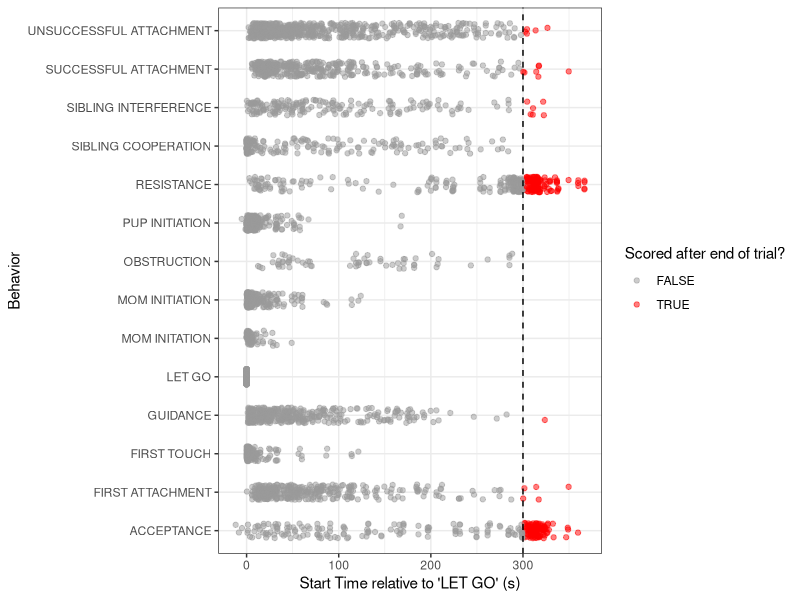
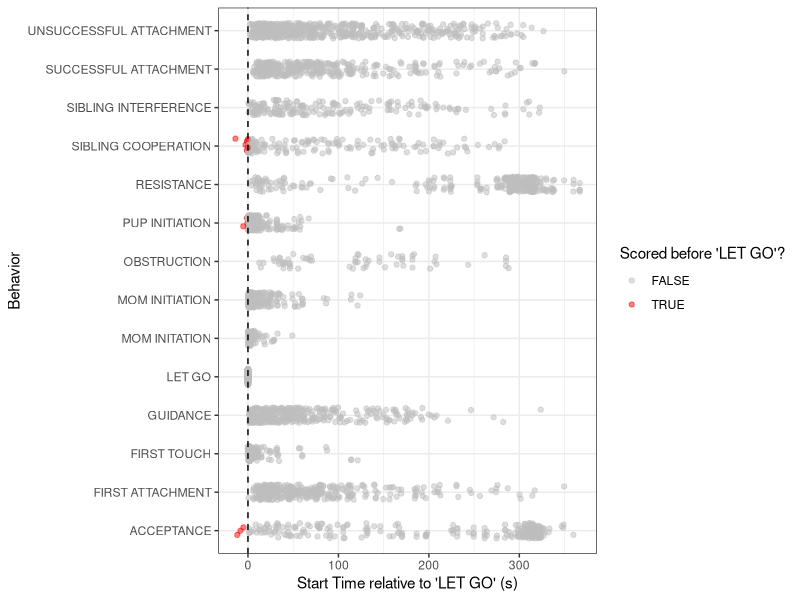

Generate these figures, in order, with R:
## ---- chunk 1
library(dplyr)
library(tidyr)
library(readr)
library(stringr)
library(ggplot2)
## ---- chunk 2
MomPupBehav <- read_csv("Mom-PupInteractions_MasterDatasheet_16Jan2026.csv", show_col_types = FALSE)

MomPupBehav <- MomPupBehav %>%
  separate(
    `Observation id`,
    into = c("MomID", "NotMomID"),
    sep = "_",
    extra = "merge",
    remove = FALSE) %>%
  select(-NotMomID, -`Media file name`, -Description) %>%
  mutate(across(where(is.character), as.factor))

summary(MomPupBehav)

## ---- chunk 3

MomPupBehav %>%
  group_by(`Observation id`, Rater, PND) %>%
  summarise(has_letgo = any(Behavior == "LET GO"), .groups = "drop") %>%
  filter(!has_letgo)

# all videos have "LET GO" scored! No fixes needed!

## ---- chunk 4

# LET GO TIMES PER EACH VIDEO BY RATER
LetGo_Times <- MomPupBehav %>%
  filter(Behavior == "LET GO") %>%
  group_by(`Observation id`, Rater) %>%
  summarise(
    LetGo_Start = min(`Start (s)`),
    .groups = "drop")

# BEHAVIOUR START TIMES RELATIVE TO "LET GO" START TIME
TrialStart_Behaviours <- MomPupBehav %>%
  select(Rater, `Observation id`, Behavior, `Start (s)`, `Stop (s)`) %>%
  left_join(LetGo_Times, by = c("Observation id", "Rater")) %>%
  filter(!is.na(LetGo_Start)) %>%
  mutate(
    TimeFromLetGo = `Start (s)` - LetGo_Start,
    BeforeLetGo    = TimeFromLetGo < 0)


TrialStart_Behaviours_plot <- ggplot(TrialStart_Behaviours, aes(x = TimeFromLetGo, y = Behavior, colour = BeforeLetGo)) +
  geom_jitter(height = 0.2, alpha = 0.5) +
  geom_vline(xintercept = 0, linetype = "dashed") +
  scale_colour_manual(values = c("FALSE" = "grey", "TRUE" = "red")) +
  labs(
    x = "Start Time relative to 'LET GO' (s)",
    y = "Behavior",
    colour = "Scored before 'LET GO'?",) +
  theme_bw()

## ---- chunk 5
MomPupBehav <- MomPupBehav %>% 
  select(-any_of(c("LetGo_Start", "LetGo_Start.x", "LetGo_Start.y"))) %>%
  left_join(LetGo_Times, by = c("Observation id", "Rater")) %>% 
  mutate(
    `Start (s)` = if_else(
      !is.na(LetGo_Start) &
        Behavior == "SIBLING COOPERATION" &
        `Start (s)` < LetGo_Start,
      LetGo_Start,         
      `Start (s)`
    ),
    `Duration (s)` = if_else(
      `Behavior type` == "STATE",              
      `Stop (s)` - `Start (s)`,               
      `Duration (s)`                          
    )
  ) %>%
  select(-LetGo_Start)

## ---- chunk 6
# BEHAVIOUR START TIMES RELATIVE TO END OF TRIAL TIMES
TrialEnd_Behaviours <- MomPupBehav %>%
  select(Rater, `Observation id`, Behavior, `Start (s)`, `Stop (s)`) %>%
  left_join(LetGo_Times, by = c("Observation id", "Rater")) %>%
  filter(!is.na(LetGo_Start)) %>%
  mutate(
    TimeFromLetGo = `Start (s)` - LetGo_Start,   
    Over_5min = TimeFromLetGo > 300)


TrialEnd_Behaviours_plot <- ggplot(TrialEnd_Behaviours, aes(x = TimeFromLetGo, y = Behavior, colour = Over_5min)) +
  geom_jitter(height = 0.2, alpha = 0.5) +
  geom_vline(xintercept = 300, linetype = "dashed") +
  scale_colour_manual(values = c("FALSE" = "grey60", "TRUE" = "red")) +
  labs(
    x = "Start Time relative to 'LET GO' (s)",
    y = "Behavior",
    colour = "Scored after end of trial?",
  ) +
  theme_bw()

## ---- chunk 7

MomPupBehav <- MomPupBehav %>%
  left_join(LetGo_Times, by = c("Observation id", "Rater")) %>%
  mutate(
    Trial_End = LetGo_Start + 300,          
    TimeFromLetGo = `Start (s)` - LetGo_Start) %>%
  filter(
    (TimeFromLetGo >= 0 & `Start (s)` <= Trial_End) |
      Behavior %in% c("ACCEPTANCE", "RESISTANCE")) %>%
  mutate(
    `Stop (s)` = if_else(
      `Behavior type` == "STATE" &
        !Behavior %in% c("ACCEPTANCE", "RESISTANCE") &
        `Stop (s)` > Trial_End,
      Trial_End,
      `Stop (s)`),
    `Duration (s)` = case_when(
      `Behavior type` == "STATE" &
        !Behavior %in% c("ACCEPTANCE", "RESISTANCE") ~
          pmax(`Stop (s)` - `Start (s)`, 0),
      TRUE ~ `Duration (s)`)) %>%
  select(-LetGo_Start, -Trial_End, -TimeFromLetGo)

## ---- chunk 8
UniqueSubjectCheck <- MomPupBehav %>%
  distinct(`Observation id`, Rater, Subject) %>%      
  count(`Observation id`, Rater, name = "n_subjects") %>%  
  filter(n_subjects > 3)                              

# all videos have no. more than 3 subjects scored! No fixes needed!
## ---- chunk 9
SubjectsPerMom <- MomPupBehav %>%
  filter(
    !is.na(Subject),
    str_to_lower(Subject) != "no focal subject"
  ) %>%
  distinct(MomID, Rater, Subject) %>%          
  group_by(MomID, Rater) %>%
  summarise(
    subjects   = paste(sort(as.character(Subject)), collapse = ";"),
    n_subjects = n(),                           
    .groups    = "drop"
  )

# each rater used the same set of colours for each mom-pup triad! No fixes needed.
## ---- chunk 10
PupConditionCheck_PND <- MomPupBehav %>%
  filter(!is.na(Subject),
         str_to_lower(Subject) != "no focal subject") %>%
  distinct(MomID, Subject, PND, Condition) %>%   # unique per pup × age × condition
  group_by(MomID, Subject, PND) %>%
  summarise(
    has_single = any(Condition == "Single"),
    has_double = any(Condition == "Double"),
    .groups = "drop") %>%
  filter(!(has_single & has_double))

## ---- chunk 11
saveRDS(MomPupBehav, file = "QMEE_MomPupInteractionBehav_Dataset.rds")
